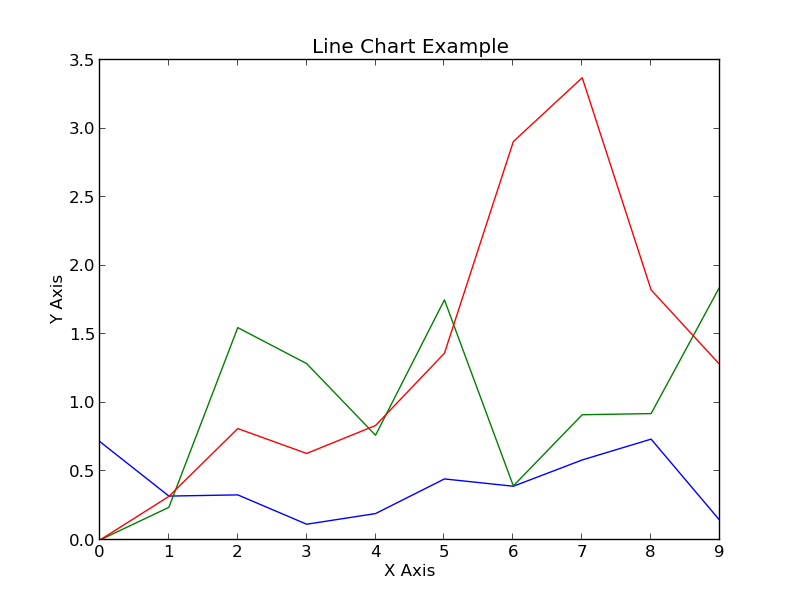

Python code for this plot:
from matplotlib import pyplot
import random
 
X = range(0,10)
Y = [ random.random() for i in X ]
M = [ i*random.random() for i in X ]
A = [ i*0.5*random.random() for i in X ]
 
pyplot.plot( X, Y, '-' )
pyplot.plot( X, M, '-' )
pyplot.plot( X, A, '-' )
pyplot.title( 'Line Chart Example')
pyplot.xlabel( 'X Axis' )
pyplot.ylabel( 'Y Axis' )
pyplot.savefig( 'Simple.png' )
#pyplot.show()
pyplot.savefig('linechart.png')
